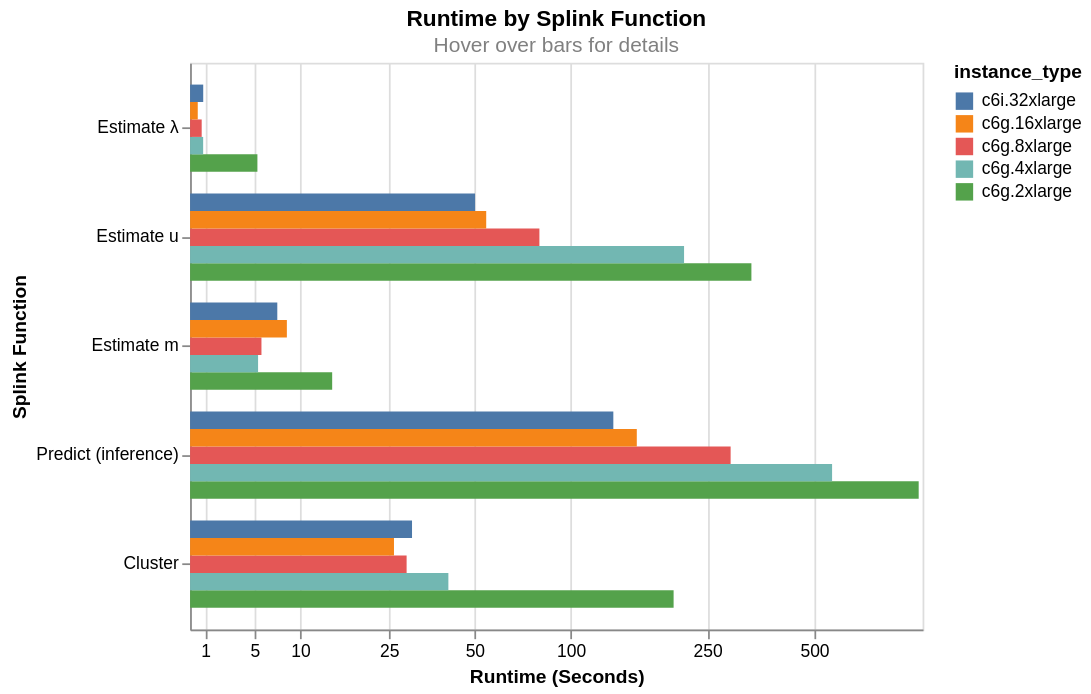

This figure's Vega-Lite source:
### Vega-Lite specification from a JSON file in a GitHub repository (floating-point values rounded to 4 significant figures)
{"config": {"view": {"continuousWidth": 300, "continuousHeight": 300}}, "data": {"name": "data-3bb3b132c5d636b256be1c0bb104f661"}, "mark": {"type": "bar", "size": 10}, "encoding": {"color": {"field": "instance_type", "sort": {"field": "num_cpus", "order": "descending"}, "type": "nominal"}, "tooltip": [{"field": "mean_seconds", "format": ".2f", "title": "Runtime (seconds)", "type": "quantitative"}, {"field": "max_pairs", "format": ",", "title": "Max Pairs for estiamte u", "type": "quantitative"}, {"field": "num_input_rows", "format": ",", "title": "Number of Input Rows", "type": "quantitative"}, {"field": "instance_type", "title": "Instance Type", "type": "nominal"}, {"field": "vcpus", "title": "vCPUs", "type": "nominal"}, {"field": "physical_processor", "title": "Physical Processor", "type": "nominal"}, {"field": "clock_speed_ghz_", "title": "Clock Speed", "type": "nominal"}, {"field": "instance_memory", "title": "Instance Memory", "type": "nominal"}, {"field": "on_demand_price", "title": "On-Demand Price", "type": "nominal"}], "x": {"axis": {"title": "Runtime (Seconds)", "values": [1, 5, 10, 25, 50, 100, 250, 500]}, "field": "mean_seconds", "scale": {"constant": 10, "type": "symlog"}, "type": "quantitative"}, "y": {"axis": {"title": "Splink Function"}, "field": "benchmark_fn_short", "sort": {"field": "benchmark_group1", "order": "ascending"}, "type": "nominal"}, "yOffset": {"field": "instance_type", "sort": {"field": "num_cpus", "order": "descending"}, "type": "nominal"}}, "height": {"step": 10}, "title": {"text": ["Runtime by Splink Function"], "subtitle": ["Hover over bars for details"], "color": "black", "subtitleColor": "gray"}, "width": 420, "$schema": "https://vega.github.io/schema/vega-lite/v5.8.0.json", "datasets": {"data-3bb3b132c5d636b256be1c0bb104f661": [{"mean_seconds": 5.282, "benchmark_function": "estimate_probability_two_random_records_match", "benchmark_group1": 0, "run_label": "f128871", "max_pairs": 1000000000, "num_input_rows": 7000000, "num_cpus": 8, "instance_id": "i-0f85be98655122cc7", "instance_type": "c6g.2xlarge", "brand_raw": "Neoverse-N1", "vcpus": "8 vCPUs", "physical_processor": "AWS Graviton2 Processor", "clock_speed_ghz_": "2.5 GHz", "instance_memory": "16.0 GiB", "on_demand_price": "$0.3232 hourly", "instance_desc": "c6g.2xlarge (8 vCPUs 16.0 GiB)", "benchmark_fn_short": "Estimate λ"}, {"mean_seconds": 0.8578, "benchmark_function": "estimate_probability_two_random_records_match", "benchmark_group1": 0, "run_label": "f128871", "max_pairs": 1000000000, "num_input_rows": 7000000, "num_cpus": 16, "instance_id": "i-01e30b0c645e362d5", "instance_type": "c6g.4xlarge", "brand_raw": "Neoverse-N1", "vcpus": "16 vCPUs", "physical_processor": "AWS Graviton2 Processor", "clock_speed_ghz_": "2.5 GHz", "instance_memory": "32.0 GiB", "on_demand_price": "$0.6464 hourly", "instance_desc": "c6g.4xlarge (16 vCPUs 32.0 GiB)", "benchmark_fn_short": "Estimate λ"}, {"mean_seconds": 0.7577, "benchmark_function": "estimate_probability_two_random_records_match", "benchmark_group1": 0, "run_label": "f128871", "max_pairs": 1000000000, "num_input_rows": 7000000, "num_cpus": 32, "instance_id": "i-0bd2c095be044ac91", "instance_type": "c6g.8xlarge", "brand_raw": "Neoverse-N1", "vcpus": "32 vCPUs", "physical_processor": "AWS Graviton2 Processor", "clock_speed_ghz_": "2.5 GHz", "instance_memory": "64.0 GiB", "on_demand_price": "$1.2928 hourly", "instance_desc": "c6g.8xlarge (32 vCPUs 64.0 GiB)", "benchmark_fn_short": "Estimate λ"}, {"mean_seconds": 0.4943, "benchmark_function": "estimate_probability_two_random_records_match", "benchmark_group1": 0, "run_label": "f128871", "max_pairs": 1000000000, "num_input_rows": 7000000, "num_cpus": 64, "instance_id": "i-054f105e56d20ecda", "instance_type": "c6g.16xlarge", "brand_raw": "Neoverse-N1", "vcpus": "64 vCPUs", "physical_processor": "AWS Graviton2 Processor", "clock_speed_ghz_": "2.5 GHz", "instance_memory": "128.0 GiB", "on_demand_price": "$2.5856 hourly", "instance_desc": "c6g.16xlarge (64 vCPUs 128.0 GiB)", "benchmark_fn_short": "Estimate λ"}, {"mean_seconds": 0.862, "benchmark_function": "estimate_probability_two_random_records_match", "benchmark_group1": 0, "run_label": "f128871", "max_pairs": 1000000000, "num_input_rows": 7000000, "num_cpus": 128, "instance_id": "i-0c0222021b987d985", "instance_type": "c6i.32xlarge", "brand_raw": "Intel(R) Xeon(R) Platinum 8375C CPU @ 2.90GHz", "vcpus": "128 vCPUs", "physical_processor": "Intel Xeon 8375C (Ice Lake)", "clock_speed_ghz_": "3.5 GHz", "instance_memory": "256.0 GiB", "on_demand_price": "$6.4640 hourly", "instance_desc": "c6i.32xlarge (128 vCPUs 256.0 GiB)", "benchmark_fn_short": "Estimate λ"}, {"mean_seconds": 333.5, "benchmark_function": "estimate_u", "benchmark_group1": 1, "run_label": "f128871", "max_pairs": 1000000000, "num_input_rows": 7000000, "num_cpus": 8, "instance_id": "i-0f85be98655122cc7", "instance_type": "c6g.2xlarge", "brand_raw": "Neoverse-N1", "vcpus": "8 vCPUs", "physical_processor": "AWS Graviton2 Processor", "clock_speed_ghz_": "2.5 GHz", "instance_memory": "16.0 GiB", "on_demand_price": "$0.3232 hourly", "instance_desc": "c6g.2xlarge (8 vCPUs 16.0 GiB)", "benchmark_fn_short": "Estimate u"}, {"mean_seconds": 214.7, "benchmark_function": "estimate_u", "benchmark_group1": 1, "run_label": "f128871", "max_pairs": 1000000000, "num_input_rows": 7000000, "num_cpus": 16, "instance_id": "i-01e30b0c645e362d5", "instance_type": "c6g.4xlarge", "brand_raw": "Neoverse-N1", "vcpus": "16 vCPUs", "physical_processor": "AWS Graviton2 Processor", "clock_speed_ghz_": "2.5 GHz", "instance_memory": "32.0 GiB", "on_demand_price": "$0.6464 hourly", "instance_desc": "c6g.4xlarge (16 vCPUs 32.0 GiB)", "benchmark_fn_short": "Estimate u"}, {"mean_seconds": 80.33, "benchmark_function": "estimate_u", "benchmark_group1": 1, "run_label": "f128871", "max_pairs": 1000000000, "num_input_rows": 7000000, "num_cpus": 32, "instance_id": "i-0bd2c095be044ac91", "instance_type": "c6g.8xlarge", "brand_raw": "Neoverse-N1", "vcpus": "32 vCPUs", "physical_processor": "AWS Graviton2 Processor", "clock_speed_ghz_": "2.5 GHz", "instance_memory": "64.0 GiB", "on_demand_price": "$1.2928 hourly", "instance_desc": "c6g.8xlarge (32 vCPUs 64.0 GiB)", "benchmark_fn_short": "Estimate u"}, {"mean_seconds": 54.61, "benchmark_function": "estimate_u", "benchmark_group1": 1, "run_label": "f128871", "max_pairs": 1000000000, "num_input_rows": 7000000, "num_cpus": 64, "instance_id": "i-054f105e56d20ecda", "instance_type": "c6g.16xlarge", "brand_raw": "Neoverse-N1", "vcpus": "64 vCPUs", "physical_processor": "AWS Graviton2 Processor", "clock_speed_ghz_": "2.5 GHz", "instance_memory": "128.0 GiB", "on_demand_price": "$2.5856 hourly", "instance_desc": "c6g.16xlarge (64 vCPUs 128.0 GiB)", "benchmark_fn_short": "Estimate u"}, {"mean_seconds": 50.22, "benchmark_function": "estimate_u", "benchmark_group1": 1, "run_label": "f128871", "max_pairs": 1000000000, "num_input_rows": 7000000, "num_cpus": 128, "instance_id": "i-0c0222021b987d985", "instance_type": "c6i.32xlarge", "brand_raw": "Intel(R) Xeon(R) Platinum 8375C CPU @ 2.90GHz", "vcpus": "128 vCPUs", "physical_processor": "Intel Xeon 8375C (Ice Lake)", "clock_speed_ghz_": "3.5 GHz", "instance_memory": "256.0 GiB", "on_demand_price": "$6.4640 hourly", "instance_desc": "c6i.32xlarge (128 vCPUs 256.0 GiB)", "benchmark_fn_short": "Estimate u"}, {"mean_seconds": 14.48, "benchmark_function": "estimate_parameters_using_expectation_maximisation", "benchmark_group1": 2, "run_label": "f128871", "max_pairs": 1000000000, "num_input_rows": 7000000, "num_cpus": 8, "instance_id": "i-0f85be98655122cc7", "instance_type": "c6g.2xlarge", "brand_raw": "Neoverse-N1", "vcpus": "8 vCPUs", "physical_processor": "AWS Graviton2 Processor", "clock_speed_ghz_": "2.5 GHz", "instance_memory": "16.0 GiB", "on_demand_price": "$0.3232 hourly", "instance_desc": "c6g.2xlarge (8 vCPUs 16.0 GiB)", "benchmark_fn_short": "Estimate m"}, {"mean_seconds": 5.347, "benchmark_function": "estimate_parameters_using_expectation_maximisation", "benchmark_group1": 2, "run_label": "f128871", "max_pairs": 1000000000, "num_input_rows": 7000000, "num_cpus": 16, "instance_id": "i-01e30b0c645e362d5", "instance_type": "c6g.4xlarge", "brand_raw": "Neoverse-N1", "vcpus": "16 vCPUs", "physical_processor": "AWS Graviton2 Processor", "clock_speed_ghz_": "2.5 GHz", "instance_memory": "32.0 GiB", "on_demand_price": "$0.6464 hourly", "instance_desc": "c6g.4xlarge (16 vCPUs 32.0 GiB)", "benchmark_fn_short": "Estimate m"}, {"mean_seconds": 5.677, "benchmark_function": "estimate_parameters_using_expectation_maximisation", "benchmark_group1": 2, "run_label": "f128871", "max_pairs": 1000000000, "num_input_rows": 7000000, "num_cpus": 32, "instance_id": "i-0bd2c095be044ac91", "instance_type": "c6g.8xlarge", "brand_raw": "Neoverse-N1", "vcpus": "32 vCPUs", "physical_processor": "AWS Graviton2 Processor", "clock_speed_ghz_": "2.5 GHz", "instance_memory": "64.0 GiB", "on_demand_price": "$1.2928 hourly", "instance_desc": "c6g.8xlarge (32 vCPUs 64.0 GiB)", "benchmark_fn_short": "Estimate m"}, {"mean_seconds": 8.399, "benchmark_function": "estimate_parameters_using_expectation_maximisation", "benchmark_group1": 2, "run_label": "f128871", "max_pairs": 1000000000, "num_input_rows": 7000000, "num_cpus": 64, "instance_id": "i-054f105e56d20ecda", "instance_type": "c6g.16xlarge", "brand_raw": "Neoverse-N1", "vcpus": "64 vCPUs", "physical_processor": "AWS Graviton2 Processor", "clock_speed_ghz_": "2.5 GHz", "instance_memory": "128.0 GiB", "on_demand_price": "$2.5856 hourly", "instance_desc": "c6g.16xlarge (64 vCPUs 128.0 GiB)", "benchmark_fn_short": "Estimate m"}, {"mean_seconds": 7.322, "benchmark_function": "estimate_parameters_using_expectation_maximisation", "benchmark_group1": 2, "run_label": "f128871", "max_pairs": 1000000000, "num_input_rows": 7000000, "num_cpus": 128, "instance_id": "i-0c0222021b987d985", "instance_type": "c6i.32xlarge", "brand_raw": "Intel(R) Xeon(R) Platinum 8375C CPU @ 2.90GHz", "vcpus": "128 vCPUs", "physical_processor": "Intel Xeon 8375C (Ice Lake)", "clock_speed_ghz_": "3.5 GHz", "instance_memory": "256.0 GiB", "on_demand_price": "$6.4640 hourly", "instance_desc": "c6i.32xlarge (128 vCPUs 256.0 GiB)", "benchmark_fn_short": "Estimate m"}, {"mean_seconds": 975.5, "benchmark_function": "predict", "benchmark_group1": 3, "run_label": "f128871", "max_pairs": 1000000000, "num_input_rows": 7000000, "num_cpus": 8, "instance_id": "i-0f85be98655122cc7", "instance_type": "c6g.2xlarge", "brand_raw": "Neoverse-N1", "vcpus": "8 vCPUs", "physical_processor": "AWS Graviton2 Processor", "clock_speed_ghz_": "2.5 GHz", "instance_memory": "16.0 GiB", "on_demand_price": "$0.3232 hourly", "instance_desc": "c6g.2xlarge (8 vCPUs 16.0 GiB)", "benchmark_fn_short": "Predict (inference)"}, {"mean_seconds": 561.1, "benchmark_function": "predict", "benchmark_group1": 3, "run_label": "f128871", "max_pairs": 1000000000, "num_input_rows": 7000000, "num_cpus": 16, "instance_id": "i-01e30b0c645e362d5", "instance_type": "c6g.4xlarge", "brand_raw": "Neoverse-N1", "vcpus": "16 vCPUs", "physical_processor": "AWS Graviton2 Processor", "clock_speed_ghz_": "2.5 GHz", "instance_memory": "32.0 GiB", "on_demand_price": "$0.6464 hourly", "instance_desc": "c6g.4xlarge (16 vCPUs 32.0 GiB)", "benchmark_fn_short": "Predict (inference)"}, {"mean_seconds": 291.4, "benchmark_function": "predict", "benchmark_group1": 3, "run_label": "f128871", "max_pairs": 1000000000, "num_input_rows": 7000000, "num_cpus": 32, "instance_id": "i-0bd2c095be044ac91", "instance_type": "c6g.8xlarge", "brand_raw": "Neoverse-N1", "vcpus": "32 vCPUs", "physical_processor": "AWS Graviton2 Processor", "clock_speed_ghz_": "2.5 GHz", "instance_memory": "64.0 GiB", "on_demand_price": "$1.2928 hourly", "instance_desc": "c6g.8xlarge (32 vCPUs 64.0 GiB)", "benchmark_fn_short": "Predict (inference)"}, {"mean_seconds": 156.9, "benchmark_function": "predict", "benchmark_group1": 3, "run_label": "f128871", "max_pairs": 1000000000, "num_input_rows": 7000000, "num_cpus": 64, "instance_id": "i-054f105e56d20ecda", "instance_type": "c6g.16xlarge", "brand_raw": "Neoverse-N1", "vcpus": "64 vCPUs", "physical_processor": "AWS Graviton2 Processor", "clock_speed_ghz_": "2.5 GHz", "instance_memory": "128.0 GiB", "on_demand_price": "$2.5856 hourly", "instance_desc": "c6g.16xlarge (64 vCPUs 128.0 GiB)", "benchmark_fn_short": "Predict (inference)"}, {"mean_seconds": 133.9, "benchmark_function": "predict", "benchmark_group1": 3, "run_label": "f128871", "max_pairs": 1000000000, "num_input_rows": 7000000, "num_cpus": 128, "instance_id": "i-0c0222021b987d985", "instance_type": "c6i.32xlarge", "brand_raw": "Intel(R) Xeon(R) Platinum 8375C CPU @ 2.90GHz", "vcpus": "128 vCPUs", "physical_processor": "Intel Xeon 8375C (Ice Lake)", "clock_speed_ghz_": "3.5 GHz", "instance_memory": "256.0 GiB", "on_demand_price": "$6.4640 hourly", "instance_desc": "c6i.32xlarge (128 vCPUs 256.0 GiB)", "benchmark_fn_short": "Predict (inference)"}, {"mean_seconds": 200.4, "benchmark_function": "cluster", "benchmark_group1": 4, "run_label": "f128871", "max_pairs": 1000000000, "num_input_rows": 7000000, "num_cpus": 8, "instance_id": "i-0f85be98655122cc7", "instance_type": "c6g.2xlarge", "brand_raw": "Neoverse-N1", "vcpus": "8 vCPUs", "physical_processor": "AWS Graviton2 Processor", "clock_speed_ghz_": "2.5 GHz", "instance_memory": "16.0 GiB", "on_demand_price": "$0.3232 hourly", "instance_desc": "c6g.2xlarge (8 vCPUs 16.0 GiB)", "benchmark_fn_short": "Cluster"}, {"mean_seconds": 40.9, "benchmark_function": "cluster", "benchmark_group1": 4, "run_label": "f128871", "max_pairs": 1000000000, "num_input_rows": 7000000, "num_cpus": 16, "instance_id": "i-01e30b0c645e362d5", "instance_type": "c6g.4xlarge", "brand_raw": "Neoverse-N1", "vcpus": "16 vCPUs", "physical_processor": "AWS Graviton2 Processor", "clock_speed_ghz_": "2.5 GHz", "instance_memory": "32.0 GiB", "on_demand_price": "$0.6464 hourly", "instance_desc": "c6g.4xlarge (16 vCPUs 32.0 GiB)", "benchmark_fn_short": "Cluster"}, {"mean_seconds": 29.13, "benchmark_function": "cluster", "benchmark_group1": 4, "run_label": "f128871", "max_pairs": 1000000000, "num_input_rows": 7000000, "num_cpus": 32, "instance_id": "i-0bd2c095be044ac91", "instance_type": "c6g.8xlarge", "brand_raw": "Neoverse-N1", "vcpus": "32 vCPUs", "physical_processor": "AWS Graviton2 Processor", "clock_speed_ghz_": "2.5 GHz", "instance_memory": "64.0 GiB", "on_demand_price": "$1.2928 hourly", "instance_desc": "c6g.8xlarge (32 vCPUs 64.0 GiB)", "benchmark_fn_short": "Cluster"}, {"mean_seconds": 26.13, "benchmark_function": "cluster", "benchmark_group1": 4, "run_label": "f128871", "max_pairs": 1000000000, "num_input_rows": 7000000, "num_cpus": 64, "instance_id": "i-054f105e56d20ecda", "instance_type": "c6g.16xlarge", "brand_raw": "Neoverse-N1", "vcpus": "64 vCPUs", "physical_processor": "AWS Graviton2 Processor", "clock_speed_ghz_": "2.5 GHz", "instance_memory": "128.0 GiB", "on_demand_price": "$2.5856 hourly", "instance_desc": "c6g.16xlarge (64 vCPUs 128.0 GiB)", "benchmark_fn_short": "Cluster"}, {"mean_seconds": 30.48, "benchmark_function": "cluster", "benchmark_group1": 4, "run_label": "f128871", "max_pairs": 1000000000, "num_input_rows": 7000000, "num_cpus": 128, "instance_id": "i-0c0222021b987d985", "instance_type": "c6i.32xlarge", "brand_raw": "Intel(R) Xeon(R) Platinum 8375C CPU @ 2.90GHz", "vcpus": "128 vCPUs", "physical_processor": "Intel Xeon 8375C (Ice Lake)", "clock_speed_ghz_": "3.5 GHz", "instance_memory": "256.0 GiB", "on_demand_price": "$6.4640 hourly", "instance_desc": "c6i.32xlarge (128 vCPUs 256.0 GiB)", "benchmark_fn_short": "Cluster"}]}}
